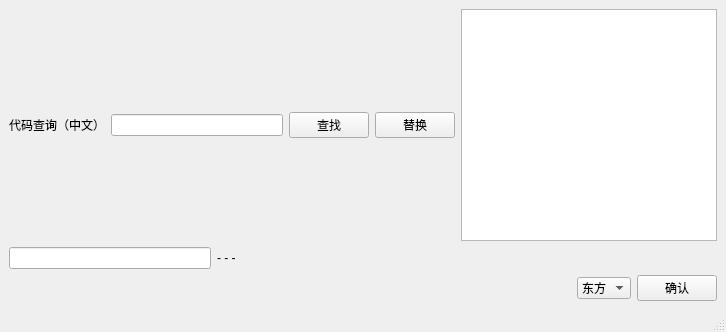
<?xml version="1.0" encoding="UTF-8"?>
<ui version="4.0">
 <class>MainWindow</class>
 <widget class="QMainWindow" name="MainWindow">
  <property name="geometry">
   <rect>
    <x>0</x>
    <y>0</y>
    <width>726</width>
    <height>332</height>
   </rect>
  </property>
  <property name="windowTitle">
   <string>MainWindow</string>
  </property>
  <widget class="QWidget" name="centralwidget">
   <layout class="QVBoxLayout" name="verticalLayout">
    <item>
     <layout class="QHBoxLayout" name="horizontalLayout_3">
      <item>
       <widget class="QLabel" name="label_2">
        <property name="text">
         <string>代码查询（中文）</string>
        </property>
       </widget>
      </item>
      <item>
       <widget class="QLineEdit" name="lineEdit_2"/>
      </item>
      <item>
       <widget class="QPushButton" name="pushButton_2">
        <property name="text">
         <string>查找</string>
        </property>
       </widget>
      </item>
      <item>
       <widget class="QPushButton" name="pushButton_3">
        <property name="text">
         <string>替换</string>
        </property>
       </widget>
      </item>
      <item>
       <widget class="QTextEdit" name="textEdit"/>
      </item>
     </layout>
    </item>
    <item>
     <layout class="QHBoxLayout" name="horizontalLayout">
      <item>
       <widget class="QLineEdit" name="lineEdit">
        <property name="minimumSize">
         <size>
          <width>200</width>
          <height>0</height>
         </size>
        </property>
       </widget>
      </item>
      <item>
       <widget class="QLabel" name="label">
        <property name="minimumSize">
         <size>
          <width>500</width>
          <height>0</height>
         </size>
        </property>
        <property name="text">
         <string>- - -</string>
        </property>
       </widget>
      </item>
     </layout>
    </item>
    <item>
     <layout class="QHBoxLayout" name="horizontalLayout_2">
      <item>
       <spacer name="horizontalSpacer">
        <property name="orientation">
         <enum>Qt::Horizontal</enum>
        </property>
        <property name="sizeHint" stdset="0">
         <size>
          <width>40</width>
          <height>20</height>
         </size>
        </property>
       </spacer>
      </item>
      <item>
       <widget class="QComboBox" name="comboBox">
        <item>
         <property name="text">
          <string>东方</string>
         </property>
        </item>
        <item>
         <property name="text">
          <string>腾讯</string>
         </property>
        </item>
       </widget>
      </item>
      <item>
       <widget class="QPushButton" name="pushButton">
        <property name="text">
         <string>确认</string>
        </property>
       </widget>
      </item>
     </layout>
    </item>
   </layout>
  </widget>
  <widget class="QMenuBar" name="menubar">
   <property name="geometry">
    <rect>
     <x>0</x>
     <y>0</y>
     <width>726</width>
     <height>22</height>
    </rect>
   </property>
  </widget>
  <widget class="QStatusBar" name="statusbar"/>
 </widget>
 <resources/>
 <connections/>
</ui>
